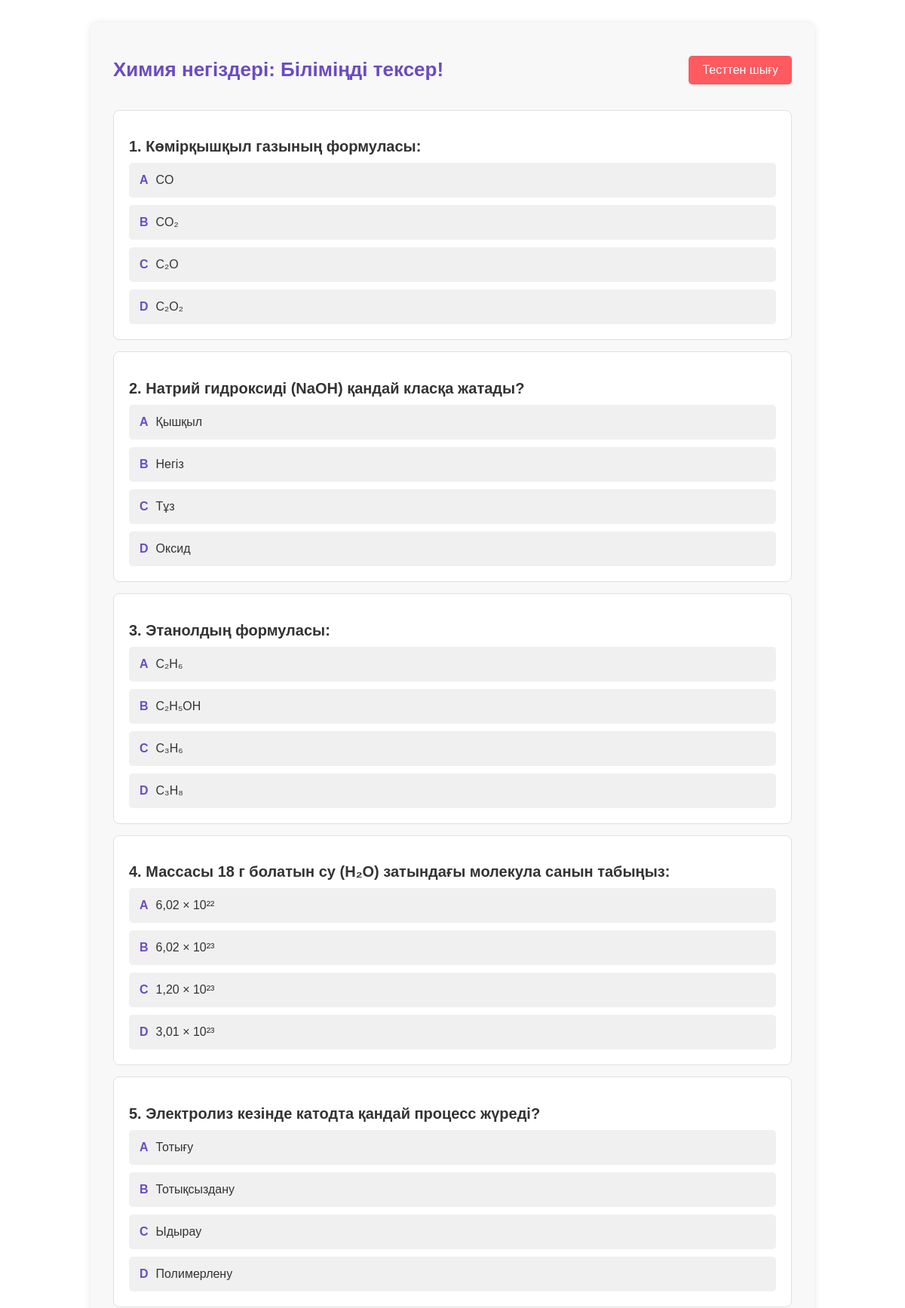
/test/2/ (upper part), run on the app's committed database.
### main/models.py (models this page shows, shortened)
class Subject(models.Model):
    name = models.CharField(max_length=200)

class Questions(models.Model):
    user = models.ForeignKey(User, on_delete=models.CASCADE)
    subject = models.ForeignKey(Subject, on_delete=models.CASCADE)
    questions = models.TextField()

class Answers(models.Model):
    question = models.ForeignKey(Questions, on_delete=models.CASCADE)
    answer = models.CharField(max_length=200)
    is_correct = models.BooleanField(default=False)

### main/views.py (the view, shortened to what this page needs)
# urls.py: path('test/<int:pk>/', views.test_view, name='test-view'),
def test_view(request, pk):
    subject = Subject.objects.get(id=pk)
    questions = Questions.objects.filter(subject_id=subject)
    return render(request, 'test.html', {'subject': subject, 'questions': questions})

### main/templates/test.html (shortened to what this page needs)
{% load static %}
<!DOCTYPE html>
<html lang="kk">
<head>
    <link rel="stylesheet" href="{% static 'main/css/test.css' %}">
</head>
<body>
    <div class="test-wrapper">
        <div class="test-header">
            <h1 class="test-title">{{ subject.name }}</h1>
            <a href="{% url 'tests' %}" class="btn-back">Тесттен шығу</a>
        </div>
        <form method="POST" class="test-form">
            {% for question in questions %}
                <div class="question-card">
                    <h2 class="question">{{ question.questions }}</h2>
                    <div class="answers-grid">
                        {% for answer in question.answers_set.all %}
                            <label class="answer-card">
                                <span class="answer-letter">
                                    {% if forloop.counter == 1 %}A
                                    {% elif forloop.counter == 2 %}B
                                    {% elif forloop.counter == 3 %}C
                                    {% elif forloop.counter == 4 %}D
                                    {% endif %}
                                </span>
                                <span class="answer-text">{{ answer.answer }}</span>
                            </label>
                        {% endfor %}
                    </div>
                </div>
            {% endfor %}
        </form>
    </div>
</body>
</html>

### main/static/main/css/test.css (style rules this page uses)
body { background-color: white; color: #333; font-family: Arial, sans-serif; margin: 0; padding: 0; display: flex; justify-content: center; align-items: center; min-height: 70vh; padding-top: 30px; }
.test-wrapper { width: 95%; max-width: 900px; background-color: #F8F8F8; padding: 30px; border-radius: 10px; box-shadow: 0 0 10px rgba(0, 0, 0, 0.1); }
.test-header { display: flex; justify-content: space-between; align-items: center; margin-bottom: 20px; }
.test-title { font-size: 26px; font-weight: bold; color: #6A4BC3; }
.btn-back { background-color: #FF5A5F; color: white; text-decoration: none; padding: 10px 18px; border-radius: 5px; transition: background 0.3s; }
.question-card { background-color: #FFFFFF; padding: 20px; border-radius: 8px; margin-bottom: 15px; border: 1px solid #E0E0E0; }
.question { font-size: 20px; margin-bottom: 10px; color: #333; }
.answers-grid { display: flex; flex-direction: column; gap: 10px; }
.answer-card { display: flex; align-items: center; background-color: #F0F0F0; padding: 12px; border-radius: 5px; cursor: pointer; transition: background 0.3s, border-color 0.3s; border: 2px solid transparent; }
.answer-letter { font-weight: bold; color: #6A4BC3; margin-right: 10px; }

### main/templates/test.html (style rules this page uses)
.question, .answer-text { user-select: none; -webkit-user-select: none; -moz-user-select: none; -ms-user-select: none; }

### data on the page
Subject: name "Химия негіздері: Біліміңді тексер!"
Questions: questions "1. Көмірқышқыл газының формуласы:"
Answers: shows "A", answer "CO"
Answers: shows "B", answer "CO₂"
Answers: shows "C", answer "C₂O"
Answers: shows "D", answer "C₂O₂"
Questions: questions "2. Натрий гидроксиді (NaOH) қандай класқа жатады?"
Answers: shows "A", answer "Қышқыл"
Answers: shows "B", answer "Негіз"
Answers: shows "C", answer "Тұз"
Answers: shows "D", answer "Оксид"
Questions: questions "3. Этанолдың формуласы:"
Answers: shows "A", answer "C₂H₆"
Answers: shows "B", answer "C₂H₅OH"
Answers: shows "C", answer "C₃H₆"
Answers: shows "D", answer "C₃H₈"
Questions: questions "4. Массасы 18 г болатын су (H₂O) затындағы молекула санын табыңыз:"
Answers: shows "A", answer "6,02 × 10²²"
Answers: shows "B", answer "6,02 × 10²³"
Answers: shows "C", answer "1,20 × 10²³"
Answers: shows "D", answer "3,01 × 10²³"
Questions: questions "5. Электролиз кезінде катодта қандай процесс жүреді?"
Answers: shows "A", answer "Тотығу"
Answers: shows "B", answer "Тотықсыздану"
Answers: shows "C", answer "Ыдырау"
Answers: shows "D", answer "Полимерлену"
